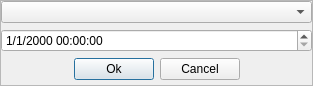
<?xml version="1.0" encoding="UTF-8"?>
<ui version="4.0">
 <class>DialogGribDate_pc_ui</class>
 <widget class="QDialog" name="DialogGribDate_pc_ui">
  <property name="geometry">
   <rect>
    <x>0</x>
    <y>0</y>
    <width>313</width>
    <height>86</height>
   </rect>
  </property>
  <property name="sizePolicy">
   <sizepolicy hsizetype="Preferred" vsizetype="Preferred">
    <horstretch>0</horstretch>
    <verstretch>0</verstretch>
   </sizepolicy>
  </property>
  <property name="windowTitle">
   <string>Grib dates</string>
  </property>
  <layout class="QVBoxLayout" name="verticalLayout_2">
   <property name="leftMargin">
    <number>0</number>
   </property>
   <property name="topMargin">
    <number>0</number>
   </property>
   <property name="rightMargin">
    <number>0</number>
   </property>
   <property name="bottomMargin">
    <number>0</number>
   </property>
   <item>
    <widget class="QScrollArea" name="scrollArea">
     <property name="widgetResizable">
      <bool>true</bool>
     </property>
     <widget class="QWidget" name="scrollAreaWidgetContents">
      <property name="geometry">
       <rect>
        <x>0</x>
        <y>0</y>
        <width>311</width>
        <height>84</height>
       </rect>
      </property>
      <layout class="QVBoxLayout" name="verticalLayout">
       <property name="leftMargin">
        <number>0</number>
       </property>
       <property name="topMargin">
        <number>0</number>
       </property>
       <property name="rightMargin">
        <number>0</number>
       </property>
       <property name="bottomMargin">
        <number>0</number>
       </property>
       <item>
        <widget class="QComboBox" name="dateList"/>
       </item>
       <item>
        <widget class="QDateTimeEdit" name="dateParam">
         <property name="displayFormat">
          <string>M/d/yyyy hh:mm:ss</string>
         </property>
        </widget>
       </item>
       <item>
        <layout class="QHBoxLayout" name="horizontalLayout">
         <item>
          <spacer name="horizontalSpacer">
           <property name="orientation">
            <enum>Qt::Horizontal</enum>
           </property>
           <property name="sizeHint" stdset="0">
            <size>
             <width>40</width>
             <height>20</height>
            </size>
           </property>
          </spacer>
         </item>
         <item>
          <widget class="QPushButton" name="btn_ok">
           <property name="text">
            <string>Ok</string>
           </property>
          </widget>
         </item>
         <item>
          <widget class="QPushButton" name="btn_cancel">
           <property name="text">
            <string>Cancel</string>
           </property>
          </widget>
         </item>
         <item>
          <spacer name="horizontalSpacer_2">
           <property name="orientation">
            <enum>Qt::Horizontal</enum>
           </property>
           <property name="sizeHint" stdset="0">
            <size>
             <width>40</width>
             <height>20</height>
            </size>
           </property>
          </spacer>
         </item>
        </layout>
       </item>
       <item>
        <spacer name="verticalSpacer">
         <property name="orientation">
          <enum>Qt::Vertical</enum>
         </property>
         <property name="sizeHint" stdset="0">
          <size>
           <width>20</width>
           <height>0</height>
          </size>
         </property>
        </spacer>
       </item>
      </layout>
     </widget>
    </widget>
   </item>
  </layout>
 </widget>
 <resources/>
 <connections>
  <connection>
   <sender>btn_ok</sender>
   <signal>clicked()</signal>
   <receiver>DialogGribDate_pc_ui</receiver>
   <slot>accept()</slot>
   <hints>
    <hint type="sourcelabel">
     <x>92</x>
     <y>71</y>
    </hint>
    <hint type="destinationlabel">
     <x>89</x>
     <y>169</y>
    </hint>
   </hints>
  </connection>
  <connection>
   <sender>btn_cancel</sender>
   <signal>clicked()</signal>
   <receiver>DialogGribDate_pc_ui</receiver>
   <slot>reject()</slot>
   <hints>
    <hint type="sourcelabel">
     <x>195</x>
     <y>71</y>
    </hint>
    <hint type="destinationlabel">
     <x>294</x>
     <y>179</y>
    </hint>
   </hints>
  </connection>
  <connection>
   <sender>dateList</sender>
   <signal>currentIndexChanged(int)</signal>
   <receiver>DialogGribDate_pc_ui</receiver>
   <slot>slot_listChanged(int)</slot>
   <hints>
    <hint type="sourcelabel">
     <x>49</x>
     <y>15</y>
    </hint>
    <hint type="destinationlabel">
     <x>56</x>
     <y>132</y>
    </hint>
   </hints>
  </connection>
  <connection>
   <sender>dateParam</sender>
   <signal>dateTimeChanged(QDateTime)</signal>
   <receiver>DialogGribDate_pc_ui</receiver>
   <slot>slot_timeChanged(QDateTime)</slot>
   <hints>
    <hint type="sourcelabel">
     <x>131</x>
     <y>44</y>
    </hint>
    <hint type="destinationlabel">
     <x>169</x>
     <y>176</y>
    </hint>
   </hints>
  </connection>
 </connections>
 <slots>
  <slot>slot_listChanged(int)</slot>
  <slot>slot_timeChanged(QDateTime)</slot>
  <slot>slot_ok()</slot>
  <slot>slot_cancel()</slot>
 </slots>
</ui>
